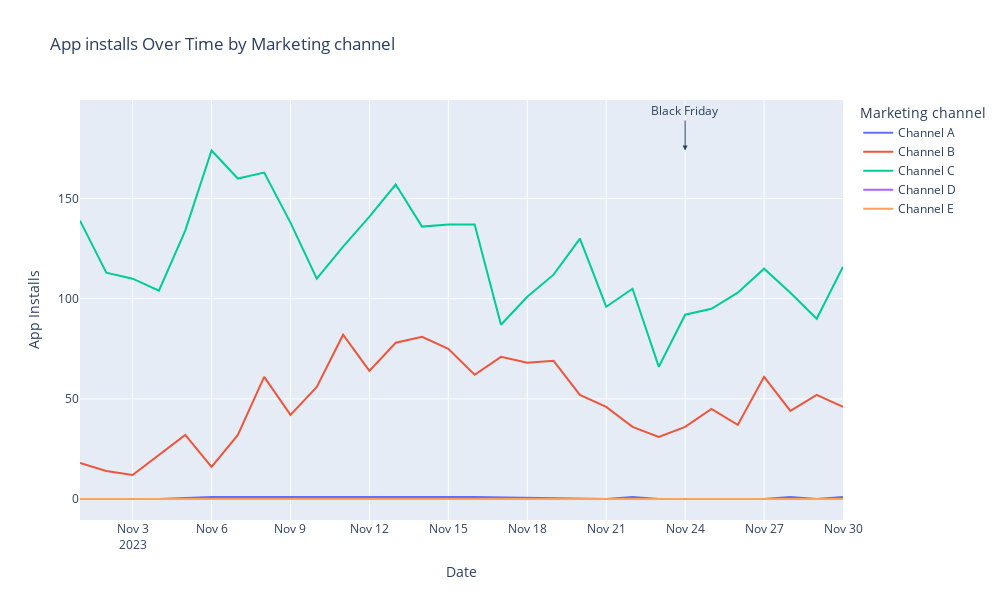

Here is the notebook cell this chart was saved with:
### Markdown cell above
### By channel - US

### Code cell
# Example Usage
create_grouped_line_chart(
    df=df_channels_over_time[df_channels_over_time['country']=='US'],
    x_column="date",
    y_column="app_installs",
    group_column="marketing_channel",
    y_label="App Installs"
)

### Figure 1 — Plotly figure (JSON) as saved in the notebook; plotly's stock layout.template omitted (floating-point values rounded to 4 significant figures)
{"data": [{"mode": "lines", "name": "Channel A", "type": "scatter", "x": ["2023-11-01", "2023-11-02", "2023-11-03", "2023-11-04", "2023-11-06", "2023-11-07", "2023-11-13", "2023-11-16", "2023-11-21", "2023-11-22", "2023-11-23", "2023-11-24", "2023-11-25", "2023-11-26", "2023-11-27", "2023-11-28", "2023-11-29", "2023-11-30"], "y": [0, 0, 0, 0, 1, 1, 1, 1, 0, 1, 0, 0, 0, 0, 0, 1, 0, 1]}, {"mode": "lines", "name": "Channel B", "type": "scatter", "x": ["2023-11-01", "2023-11-02", "2023-11-03", "2023-11-04", "2023-11-05", "2023-11-06", "2023-11-07", "2023-11-08", "2023-11-09", "2023-11-10", "2023-11-11", "2023-11-12", "2023-11-13", "2023-11-14", "2023-11-15", "2023-11-16", "2023-11-17", "2023-11-18", "2023-11-19", "2023-11-20", "2023-11-21", "2023-11-22", "2023-11-23", "2023-11-24", "2023-11-25", "2023-11-26", "2023-11-27", "2023-11-28", "2023-11-29", "2023-11-30"], "y": [18, 14, 12, 22, 32, 16, 32, 61, 42, 56, 82, 64, 78, 81, 75, 62, 71, 68, 69, 52, 46, 36, 31, 36, 45, 37, 61, 44, 52, 46]}, {"mode": "lines", "name": "Channel C", "type": "scatter", "x": ["2023-11-01", "2023-11-02", "2023-11-03", "2023-11-04", "2023-11-05", "2023-11-06", "2023-11-07", "2023-11-08", "2023-11-09", "2023-11-10", "2023-11-11", "2023-11-12", "2023-11-13", "2023-11-14", "2023-11-15", "2023-11-16", "2023-11-17", "2023-11-18", "2023-11-19", "2023-11-20", "2023-11-21", "2023-11-22", "2023-11-23", "2023-11-24", "2023-11-25", "2023-11-26", "2023-11-27", "2023-11-28", "2023-11-29", "2023-11-30"], "y": [139, 113, 110, 104, 134, 174, 160, 163, 138, 110, 126, 141, 157, 136, 137, 137, 87, 101, 112, 130, 96, 105, 66, 92, 95, 103, 115, 103, 90, 116]}, {"mode": "lines", "name": "Channel D", "type": "scatter", "x": ["2023-11-07", "2023-11-08", "2023-11-09", "2023-11-10", "2023-11-11", "2023-11-12", "2023-11-13"], "y": [0, 0, 0, 0, 0, 0, 0]}, {"mode": "lines", "name": "Channel E", "type": "scatter", "x": ["2023-11-01", "2023-11-02", "2023-11-03", "2023-11-04", "2023-11-05", "2023-11-06", "2023-11-07", "2023-11-08", "2023-11-09", "2023-11-10", "2023-11-11", "2023-11-12", "2023-11-13", "2023-11-14", "2023-11-15", "2023-11-16", "2023-11-17", "2023-11-18", "2023-11-19", "2023-11-20", "2023-11-21", "2023-11-22", "2023-11-23", "2023-11-24", "2023-11-25", "2023-11-26", "2023-11-27", "2023-11-28", "2023-11-29", "2023-11-30"], "y": [0, 0, 0, 0, 0, 0, 0, 0, 0, 0, 0, 0, 0, 0, 0, 0, 0, 0, 0, 0, 0, 0, 0, 0, 0, 0, 0, 0, 0, 0]}], "layout": {"annotations": [{"arrowhead": 2, "ax": 0, "ay": -40, "showarrow": true, "text": "Black Friday", "x": "2023-11-24", "y": 174}], "height": 600, "legend": {"title": {"text": "Marketing channel"}}, "title": {"text": "App installs Over Time by Marketing channel"}, "width": 1000, "xaxis": {"title": {"text": "Date"}}, "yaxis": {"title": {"text": "App Installs"}}}}
